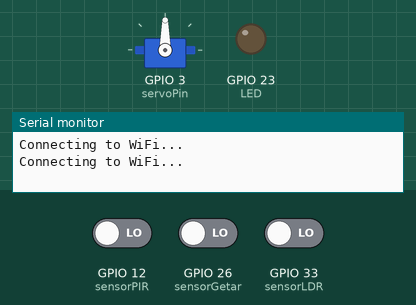
This sketch was run on a simulated ESP32. Parts: servo, output pins drawn as LEDs (lit = HIGH), the last lines printed to the serial monitor. Inputs (shaded band) come from the test bench; at power-on: GPIO 26 (sensorGetar) LOW, GPIO 33 (sensorLDR) LOW, GPIO 12 (sensorPIR) LOW. WiFi joins after 1.5 s; servers stay silent unless stated.

Above: at 3.2 s.
3.3 s: GPIO 26 (sensorGetar) driven HIGH
4.8 s: GPIO 33 (sensorLDR) driven HIGH
6.3 s: GPIO 33 (sensorLDR) driven LOW
7.8 s: GPIO 12 (sensorPIR) driven HIGH and GPIO 33 (sensorLDR) driven HIGH
At 7.97 s:
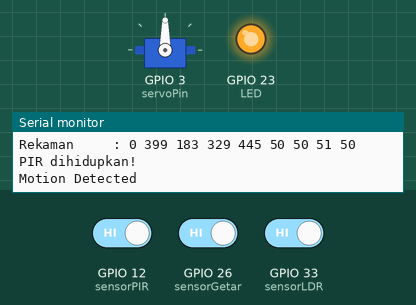
Timing chart, 0 to 10.6 s (numbered marks = the images above; inputs shaded):
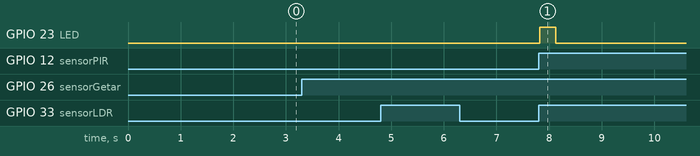

Measured:
- after the input at 7.8 s, GPIO 23 (LED): LOW → HIGH at once, → LOW 0.30 s later

The sketch:

Kode.ino
```cpp
#include <Servo.h>
#include <WiFi.h>
#include <WiFiClientSecure.h>
#include <UniversalTelegramBot.h>

const char* ssid = "A110";
const char* password = "S140A110";
#define BOT_TOKEN "6071628180:AAGmhORz5guP0KkT1mdFyMNKU50pJaaKeYI"
#define CHAT_ID "-824835230"

#define sensorPIR 12
#define sensorGetar 26
#define sensorLDR 33

#define servoPin 3
#define LED 23

Servo myservo;
int pos = 0;

// KNOCK PATTERN CONTROLS ========================
#define maxPattern 10   // Jumlah maksimal pola ketukan
#define maxWait 2000    // Interval maksimal antar ketukan
#define tolerance 200   // Toleransi perbedaan interval antara rekaman dan kunci

int pattern[maxPattern] = {0, 449, 233, 380, 495}; // Pola kunci
int recorded[maxPattern] = {0}; // Pola yang terekam

long prevTime = 0;      // Waktu terakhir kali ketukan terdeteksi
int recordCount = 0;    // Jumlah ketukan yang terdeteksi
// ===============================================

// Kontrol PIR ===================================
bool PIRstart = false;  // Apakah PIR hidup atau tidak
long PIRCooldown = 0;   // Cooldown antar deteksi sensor PIR
long deltaTime;         // Selisih waktu antar deteksi
long lastTime;          // Waktu terakhir sensor mendeteksi gerak

// ===============================================

// WiFi dan bot ==================================
WiFiClientSecure client;
UniversalTelegramBot bot(BOT_TOKEN, client);
// ===============================================

void setup()
{
  // Setting mode pin
  myservo.attach(servoPin);

  pinMode(sensorPIR, INPUT);
  pinMode(sensorGetar, INPUT);
  pinMode(sensorLDR, INPUT);

  pinMode(LED, OUTPUT);
  Serial.begin(115200);

  // Connect to Wi-Fi network ====================
  WiFi.begin(ssid, password);
  client.setCACert(TELEGRAM_CERTIFICATE_ROOT);

  while (WiFi.status() != WL_CONNECTED) {
    delay(1000);
    Serial.println("Connecting to WiFi...");
  }
  // =============================================
}

// Pengecekan Ketukan ====================================================
void resetKnockRecord() // Reset rekaman ketukan
{
  for(int i = 0; i < maxPattern; i++)
    recorded[i] = 0;

  prevTime = millis();
  recordCount = 0;
}

void recordKnock() // Rekam dan catat interval antar ketukan
{
  long deltaTime = millis() - prevTime;

  if(recordCount == 0 || deltaTime > maxWait || recordCount >= maxPattern)
    resetKnockRecord();
  else {
    recorded[recordCount] = deltaTime;
    prevTime += deltaTime;
  }

  recordCount++;
}

bool matchPattern() // Cek apakah pola ketukan yang terekam cocok dengan pola kunci
{
  //  For Debugging ======================================================
  Serial.print("Rekaman     : ");

  for(int i = 0; i < recordCount; i++)
    Serial.print(String(abs(recorded[i] - pattern[i])) + " ");

  Serial.println();
  // =====================================================================

  for(int i = 0; i < maxPattern; i++)
    if(abs(pattern[i] - recorded[i]) > tolerance) return false;
    else if(i > 1 && pattern[i] == 0) break;

  return true;
}
// =======================================================================

void kirimPesan(String msg)
{
  if (!bot.sendMessage(CHAT_ID, msg, ""))
      Serial.println("Failed to send message");
}

void loop()
{
  // Deteksi Ketukan ============================
  if(digitalRead(sensorGetar)) {
    recordKnock();

    if(matchPattern()) {
      Serial.println("Pola ditemukan!!");

      // Pengiriman pesan lewat bot telegram
      // kirimPesan("Pintu dapat dibuka!");

      // Serial.println("Servo berputar!!");
      myservo.write(90);
      delay(2500);
      myservo.write(0);
      delay(2500);
    }

    delay(50);
  }
  // ============================================

  // LDR sensor untuk mengaktifkan PIR ==========
  if(!PIRstart && digitalRead(sensorLDR)) {
    Serial.println("PIR dihidupkan!");

    PIRstart = true;
    delay(15);
  }
  else if(PIRstart && !digitalRead(sensorLDR)){
    Serial.println("PIR dimatikan!");

    PIRstart = false;
    delay(15);
  }

  // ============================================

  // Motion detect dan pengiriman pesan ==========================
  deltaTime = millis() - lastTime;
  lastTime += deltaTime;

  if(PIRCooldown > 0)
    PIRCooldown -= deltaTime;

  if(PIRCooldown <= 0 && PIRstart && digitalRead(sensorPIR)) {

    Serial.println("Motion Detected");
    digitalWrite(LED, 1);

    kirimPesan("Gerakan Terdeteksi!!!");

    PIRCooldown = 10000;
  }

  digitalWrite(LED, 0);
  // =============================================================
}
```
